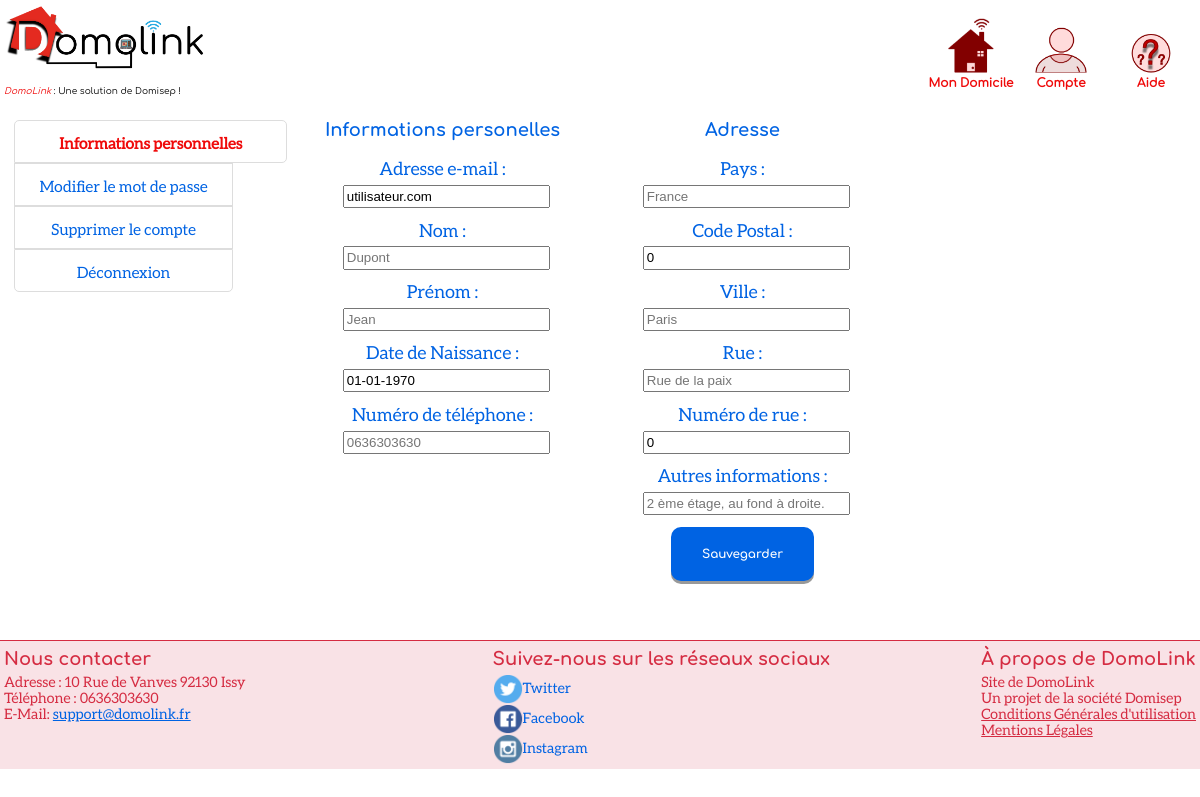
/compte.php?action=infos (signed in), run on the app's committed database.
### tables this page shows
CREATE TABLE `Utilisateurs` (
  `id` int(11) NOT NULL,
  `nom` varchar(30) DEFAULT NULL,
  `prenom` varchar(30) DEFAULT NULL,
  `mail` varchar(50) DEFAULT NULL,
  `mdp` varchar(500) DEFAULT NULL,
  `type` int(11) NOT NULL DEFAULT '0',
  `telephone` varchar(10) DEFAULT NULL,
  `naissance` date DEFAULT NULL,
  `postal` int(8) DEFAULT NULL,
  `ville` varchar(40) DEFAULT NULL,
  `pays` varchar(30) DEFAULT NULL,
  `rue` varchar(100) DEFAULT NULL,
  `numeroRue` int(11) DEFAULT '0',
  `autres` varchar(255) DEFAULT NULL,
  `cMAC` int(11) DEFAULT NULL
);

### phpRessources/fonctions.php (called while the page is built, shortened)
<?php
class Database
  {
    static $instance = null;
    static function init()
    {
        if (self::$instance == null) {
        	try {
            	self::$instance = new PDO('mysql:host=localhost;dbname=Domolink;charset=utf8', 'root', 'alpine');
            } catch (Exception $e) {
    			echo "<script>alert('Impossible de se connecter à la base de donnée !{$e->getMessage()}');</script>";
    			echo "La base de donnée est inaccessible :(, reconnectez vous dans quelques temps.";
    			self::$instance = null;
    		}
    	}
    }
    static function execute($command, $array = null)
    {
    	if (gettype($command) != "string" || ($array != null && gettype($array) != "array")) {
    		return null;
    	}
    	else {
    		try {
    			if ($array == null)
    				$req = self::$instance->query($command);
    			else
    				$req = self::$instance->prepare($command);
   				$req->execute($array);
    			return $req;
    		} catch (Exception $e){
    			echo "<script>alert('Impossible de se connecter à la base de donnée !');</script>";
    			return null;
    		}
    	}
    }
  }
  function humanDateFormat($date) {
    if (date('H:i', strtotime($date)) == "00:00")
        return date('d-m-Y', strtotime($date));
    else
        return date('H:i d-m-Y', strtotime($date));
  }

### compte.php (the view, shortened to what this page needs)
<!DOCTYPE html>
<head>
    <link rel="stylesheet" href="css/cssGeneral.css">
    <link rel="stylesheet" href="css/header.css">
    <link rel="stylesheet" href="css/footer.css">
    <link rel="stylesheet" href="css/compte.css">
</head>
<?php
include("header.php");
$req = Database::execute('SELECT naissance,nom,prenom,pays,mail,mdp,ville,telephone,postal,rue,numeroRue,autres FROM Utilisateurs WHERE id=:id', Array('id' => $_SESSION['id']));
$donnees = $req->fetch();
?>
<form autocomplete='off' name="infoForm" id="infoForm" action="compte.php?action=<?php echo $_GET['action']; ?>" method='POST'>
    <div class="accountWrapper">
        <div class="menu">
            <?php
            $actionsList = Array('infos' => 'Informations personnelles', 'changeMDP' => 'Modifier le mot de passe', 'delete' => 'Supprimer le compte', 'logout' => 'Déconnexion');
            foreach ($actionsList as $key => $value) {
                if (!empty($_GET['action']) && $_GET["action"] == $key)
                    echo "<a class='active' href='?action={$key}'>{$value}</a>";
                else
                    echo "<a href='?action={$key}'>{$value}</a>";
            }
            ?>
        </div>
        <?php if ($_GET["action"] == "infos"): ?>
            <div class="leftWrapper">
                <div class='title'>Informations personelles</div>
                <br>
                <div class="title2">Adresse e-mail :</div>
                <br>
                <input type='text' name='mail' id="mail" maxlength='50' placeholder="jean.dupont@gmail.com"
                       value=<?php echo "'" . $donnees['mail'] . "'"; ?>/><br>
                <div class="title2">Nom :</div>
                <br>
                <input type='text' name='nom' maxlength='15' placeholder="Dupont"
                       value=<?php echo "'" . $donnees['nom'] . "'"; ?>/><br>
                <div class="title2">Prénom :</div>
                <br>
                <input type='text' name='prenom' maxlength='15' placeholder="Jean"
                       value=<?php echo "'" . $donnees['prenom'] . "'"; ?>/><br>
                <label class="title2">Date de Naissance :</label><br>
                <input type='text' name='naissance' maxlength='10' placeholder="28-09-1993"
                       id="naissance" value=<?php echo "'" . humanDateFormat($donnees['naissance']) . "'"; ?>/><br>
                <label class="title2">Numéro de téléphone :</label><br>
                <input type='text' name='telephone' maxlength='10' placeholder="0636303630" id="champTel"
                       value=<?php echo "'" . $donnees['telephone'] . "'"; ?>/><br>
            </div>
            <div class="midWrapper">
                <div class='title'>Adresse</div>
                <br>
                <label class="title2">Pays :</label><br>
                <input type='text' name='pays' maxlength='15' placeholder="France"
                       value=<?php echo "'" . $donnees['pays'] . "'"; ?>/><br>
                <label class="title2">Code Postal :</label><br>
                <input type='text' name='postal' maxlength='5' placeholder="75017" id="champPostal"
                       value=<?php echo "'" . $donnees['postal'] . "'"; ?>/><br>
                <label class="title2">Ville :</label><br>
                <input type='text' name='ville' maxlength='15' placeholder="Paris"
                       value=<?php echo "'" . $donnees['ville'] . "'"; ?>/><br>
                <label class="title2">Rue :</label><br>
                <input type='text' name='rue' maxlength='120' placeholder="Rue de la paix"
                       value=<?php echo "'" . $donnees['rue'] . "'"; ?>/><br>
                <label class="title2">Numéro de rue :</label><br>
                <input type='text' name='numeroRue' maxlength='6' placeholder="15" id="champRue"
                       value=<?php echo "'" . $donnees['numeroRue'] . "'"; ?>/><br>
                <label class="title2">Autres informations :</label><br>
                <input type='text' name='autres' maxlength='100' placeholder="2 ème étage, au fond à droite."
                       value=<?php echo "'" . $donnees['autres'] . "'"; ?>/><br>
                <input class='button blueButton' type='submit' name="infoSubmit" id="infoSubmit"
                       value='Sauvegarder'>
            </div>
        <?php endif; ?>
        <div class="rightWrapper">
        </div>
    </div>
</form>
<?php include("footer.php"); ?>

### header.php (shortened to what this page needs)
<?php
include("phpRessources/fonctions.php");
if (empty($_SESSION['id']) && (!(strpos($_SERVER['REQUEST_URI'],"connexion.php"))&&!(strpos($_SERVER['REQUEST_URI'],"oublie.php")))) {
    header("Location: connexion.php");
    die();
} else {
    $req2 = Database::execute('SELECT nom,societe,telephone,slogan,adresse,mail,facebook,twitter,instagram FROM Administration', null);
    $donneesAdmin = $req2->fetch();
}
?>
<body>
<header>
    <div class="topIcon">
        <a href="/dashBoard.php?piece=VueGenerale">
            <img draggable="false" src="/ressources/Logo.png" alt="DomoLink" width=200vw/>
        </a>
        <div class="slogan"><br><em class="slogan compagnie"><?php echo $donneesAdmin['nom']; ?></em>
            : <?php echo $donneesAdmin['slogan']; ?></div>
    </div>
    <?php if ($_SERVER['PHP_SELF'] != "/connexion.php"): ?>
        <div class="topMenu">
            <div class="menuItem">
                <a href="/dashBoard.php?piece=VueGenerale"><img draggable="false" alt="Domicile Icône"
                                                               src="/ressources/accueil.png" width=60%/></a>
                <a href="/dashBoard.php?piece=VueGenerale" class="caption">Mon Domicile</a>
            </div>
            <div class="menuItem">
                <a href="/compte.php?action=infos"><img draggable="false" src="/ressources/compte.png"
                                                       alt="Icône Compte" width=60%/></a>
                <a href="/compte.php?action=infos" class="caption">Compte</a>
            </div>
            <div class="menuItem">
                <a href="/aide/routers/router.php"><img draggable="false" src="/ressources/aide.png" alt="DomoLink" width=60%/></a>
                <a href="/aide/routers/router.php" class="caption">Aide</a>
            </div>
        </div>
    <?php endif; ?>
</header>
<div class="contenu">

### footer.php (shortened to what this page needs)
</div>
<footer>
    <div class="footer_location">
        <h3> Nous contacter </h3>
        Adresse : <?php echo $donneesAdmin['adresse']; ?><br>
        Téléphone : <?php echo $donneesAdmin['telephone']; ?><br>
        E-Mail: <a id="linkMail"
                   href="mailto:<?php echo $donneesAdmin['mail']; ?>"><?php echo $donneesAdmin['mail']; ?></a><br>
    </div>
    <div class="footer_reseaux">
        <h3> Suivez-nous sur les réseaux sociaux </h3>
        <a href=<?php echo $donneesAdmin['twitter']; ?>><img src="/ressources/Twitter.png" draggable="false" width="30vw"
                                                             alt="Twitte">Twitter</a><br>
        <a href=<?php echo $donneesAdmin['facebook']; ?>><img src="/ressources/Facebook.png" draggable="false" width="30vw"
                                                              alt="Facebo">Facebook</a><br>
        <a href=<?php echo $donneesAdmin['instagram']; ?>><img src="/ressources/Instagram.png" draggable="false" width="30vw"
                                                               alt="Instagr">Instagram</a>
    </div>
    <div class="footer_description">
        <h3>À propos de DomoLink</h3>
        Site de <?php echo $donneesAdmin['nom']; ?><br>
        Un projet de la société <?php echo $donneesAdmin['societe']; ?><br>
        <a id="cgu">Conditions Générales d'utilisation</a><br>
        <a id="mentions">Mentions Légales</a><br>
    </div>
</footer>

### css/cssGeneral.css (style rules this page uses)
body { margin : 0; min-height: 100%; position: relative; font-family: Aleo-Regular; }
.menu a { font-size : 1.3vw; text-align: center; color: #0063e3; float: left; width: 80%; text-decoration: none; transition: background-color .3s; border: 1px solid #ddd; padding : 14px 0 10px 0; }
.menu .active { border-bottom-right-radius: 5px; border-top-right-radius: 5px; color:#EF0A0A; font-weight:bold; width: 100%; }
.menu a:last-child { border-bottom-left-radius: 5px; border-bottom-right-radius: 5px; }
.menu a:first-child { border-top-left-radius: 5px; border-top-right-radius: 5px; }
.button { font-family: "Comfortaa-Bold", serif; border-radius: 10px; border: none; color: white; padding: 20px 4px; font-size: 1vw; cursor: pointer; box-shadow: 0 3px #999; background-color: #0063e3; }
input[type="text"] { line-height: 1.3; }
.title { font-family: "Comfortaa-Bold" , serif; color:#0063e3; text-align: center; font-size: 1.5vw; width:100%; }
.title2 { display: inline-block; width : 20%; color :#0063e3; font-size:1.5vw; }

### css/header.css (style rules this page uses)
body { min-height: 100%; }
.contenu { min-height:calc(80vh - 140px); padding-bottom: 20px; }
header { display : flex; margin-bottom:20px; padding: 4px; }
.topIcon { display: inline; float: left; }
.compagnie { color : #EF0A0A; }
.slogan { font-family: "Comfortaa-Regular" , serif; width : 100%; font-size: 9px; white-space: nowrap; overflow: hidden; }
.topMenu { display:flex; align-items:center; margin-left:auto; width : 360px; min-width : 120px; }
.menuItem { vertical-align: middle; width : 25%; display : table-cell; text-align:center; transform: translateY(5%); }
.caption { font-family: "Comfortaa-Regular", serif; display : block; font-weight:bold; color:#EF0A0A; font-size: 12px; cursor: pointer; text-decoration: none; }
.topIcon a { text-decoration: none; }

### css/footer.css (style rules this page uses)
footer { height:120px; border-top: 1px solid #D52C42; color: #D52C42; width: calc(100% - 8px); position: absolute; left: 0; padding: 4px; font-size: 1.2vw; display: grid; grid-template-columns: repeat(2, 1fr); grid-gap: 5px; background-color: rgba(213, 49, 79, 0.14); }
footer h3 { font-family: "Comfortaa-Bold", serif; font-weight: bold; margin-top: 4px; margin-bottom: 5px; font-size: 1.5vw; }
.footer_description { grid-column: 3; grid-row: 1; }
.footer_description a { color: #D52C42; cursor: pointer; text-decoration: underline; }
.footer_reseaux { grid-column: 2; grid-row: 1; }
.footer_reseaux a { color:#0063e3; text-decoration: none; }
.footer_reseaux img { vertical-align: middle; }
.footer_location { grid-column: 1; grid-row: 1; }
#linkMail { color :#0063e3; }

### css/compte.css (style rules this page uses)
input[type="text"], input[type="password"] { margin-bottom: 4%; width: 70%; margin-left: 15%; }
.title2 { width: 100%; text-align: center; margin-bottom: 2%; }
.accountWrapper { display: grid; grid-template-columns: repeat(4, calc(25% - 15px)); grid-gap: 15px; }
.menu { grid-column: 1; margin-left: 5%; grid-row: 1; }
.leftWrapper { grid-column: 2; }
.midWrapper { grid-column: 3; }
.rightWrapper { grid-column: 4; color: red; height: 80%; }
#infoSubmit { width:50%; margin-left:25%; }

### data on the page
utilisateurs: mail "utilisateur.com", naissance "01-01-1970", postal "0", numeroRue "0"

### other printed values
$donneesAdmin['nom'] "DomoLink"
$donneesAdmin['slogan'] "Une solution de Domisep !"
$value "Informations personnelles"
$value "Modifier le mot de passe"
$value "Supprimer le compte"
$value "Déconnexion"
$donneesAdmin['adresse'] "10 Rue de Vanves 92130 Issy"
$donneesAdmin['telephone'] "0636303630"
$donneesAdmin['mail'] "support@domolink.fr"
$donneesAdmin['societe'] "Domisep"
